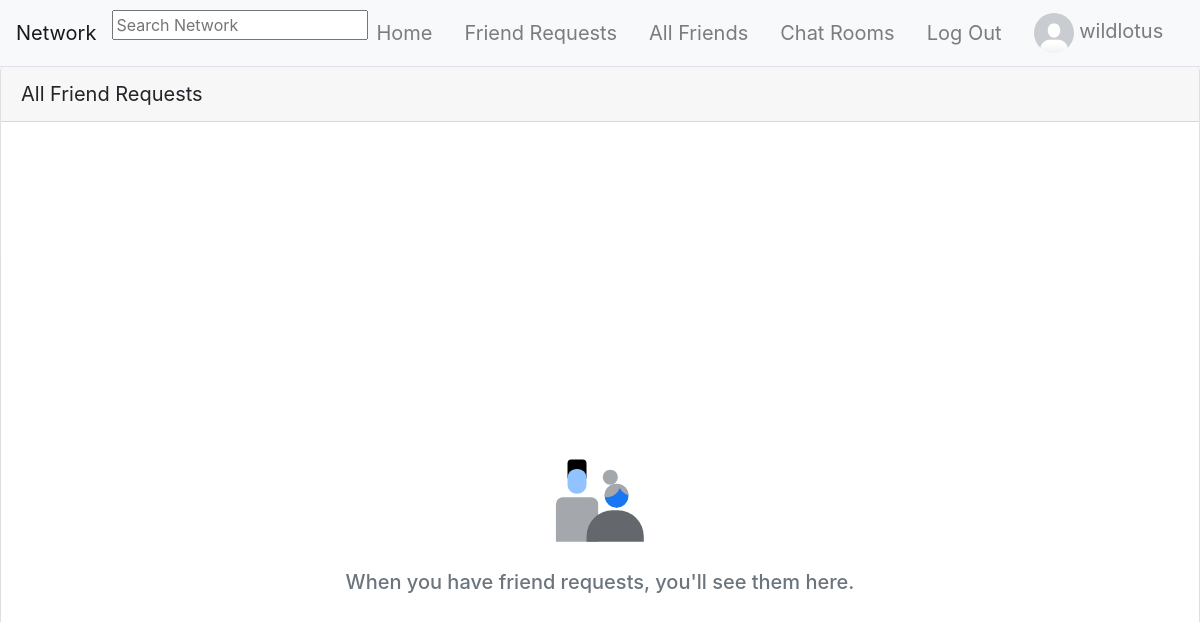
The app's page /friend_requests (signed in), older data.
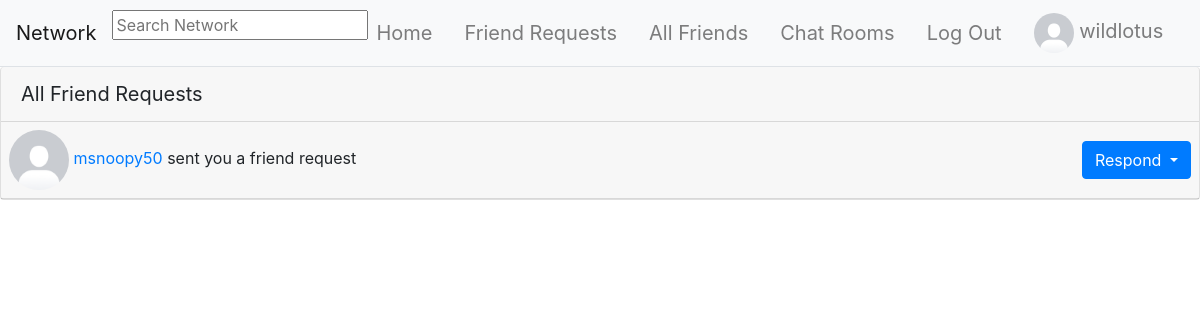
The same page, newer data.
### network/models.py (models this page shows, shortened)
class FriendRequest(models.Model):
    from_user = models.ForeignKey(User, related_name="from_user", on_delete=models.CASCADE)
    to_user = models.ForeignKey(User, related_name="to_user", on_delete=models.CASCADE)
    active = models.BooleanField(default=True)
    class Meta:
        constraints = [
            models.UniqueConstraint(
                name="%(app_label)s_%(class)s_unique_relationships",
                fields=["from_user", "to_user"]
            ),
            models.CheckConstraint(
                name="%(app_label)s_%(class)s_prevent_self_friending",
                check=~models.Q(from_user=models.F("to_user")),
            ),
        ]

class User(AbstractUser):
    pass

class UserProfile(models.Model):
    user = models.OneToOneField(User, primary_key=True, related_name="profile", on_delete=models.CASCADE)
    bio = models.TextField(blank=True, default="No Bio...", max_length=101)
    picture = models.ImageField(blank=True, default="default_profile_image.png")
    friends = models.ManyToManyField(User, blank=True, related_name="friends")
    blocked = models.ManyToManyField(User, blank=True, related_name="blocked")

### network/views.py (the view)
# urls.py: path("friend_requests", views.friend_requests, name="friend_requests"),
@login_required
def friend_requests(request):
    context = {}
    friend_requests = FriendRequest.objects.filter(to_user=request.user, active=True).all()
    from_users = friend_requests.values_list('from_user', flat=True)
    print(from_users)
    context["friend_requests"] = friend_requests
    from_users_profiles = UserProfile.objects.filter(pk__in=from_users).all()
    print(from_users_profiles)
    for from_user_profile in from_users_profiles:
        from_user_friends = from_user_profile.friends.values_list('pk', flat=True)
        print(from_user_friends)
        mutual_friends = request.user.profile.friends.filter(pk__in=from_user_friends).all()
        print(mutual_friends)
        context["mutual_friends"] = mutual_friends
        context["mutual_friends_amount"] = mutual_friends.count()
    return render(request, "network/friend_requests.html", context)

### templates/network/friend_requests.html (shortened to what this page needs)
{% extends "network/layout.html" %} {% load static %}
{% block body %}
<div class="card border-top-0">
    <div class="card-header" style="font-size: 20px;">All Friend Requests</div>
    {% for friend_request in friend_requests %}
    <div class="d-flex card-header p-2" id="friend_request_card_{{friend_request.id}}">
        <div>
            <img src="{{ friend_request.from_user.profile.picture.url }}" alt="" width="60px" height="60px"
                style="border-radius: 50%">
            <a href="{% url 'profile' friend_request.from_user.id %}">{{ friend_request.from_user }}</a> sent you a
                friend request
        </div>
        <div class="dropdown d-flex ml-auto align-items-center">
            <button type="button" class="btn btn-primary dropdown-toggle" id="dropdownMenuButton" data-toggle="dropdown"
                aria-haspopup="true" aria-expanded="false">
                Respond
            </button>
        </div>
    </div>
</div>
{% empty %}
<div class="d-flex align-items-center justify-content-center flex-column min-vh-100">
    <div class="p-2">
        <img src="{% static 'network/images/null_states_people_gray_wash.svg' %}" width="112" height="112" alt="">
    </div>
    <div class="p-2 text-muted" id="empty_friend_requests_header">
        <h5>When you have friend requests, you'll see them here.</h5>
    </div>
</div>
{% endfor %}
{% endblock %}

Row changes from the older to the newer data that the page shows:
added FriendRequest: from_user.profile.picture (placeholder picture), from_user "msnoopy50"
Text that changed along with them:
text no longer shown: "When you have friend requests, you'll see them here."
